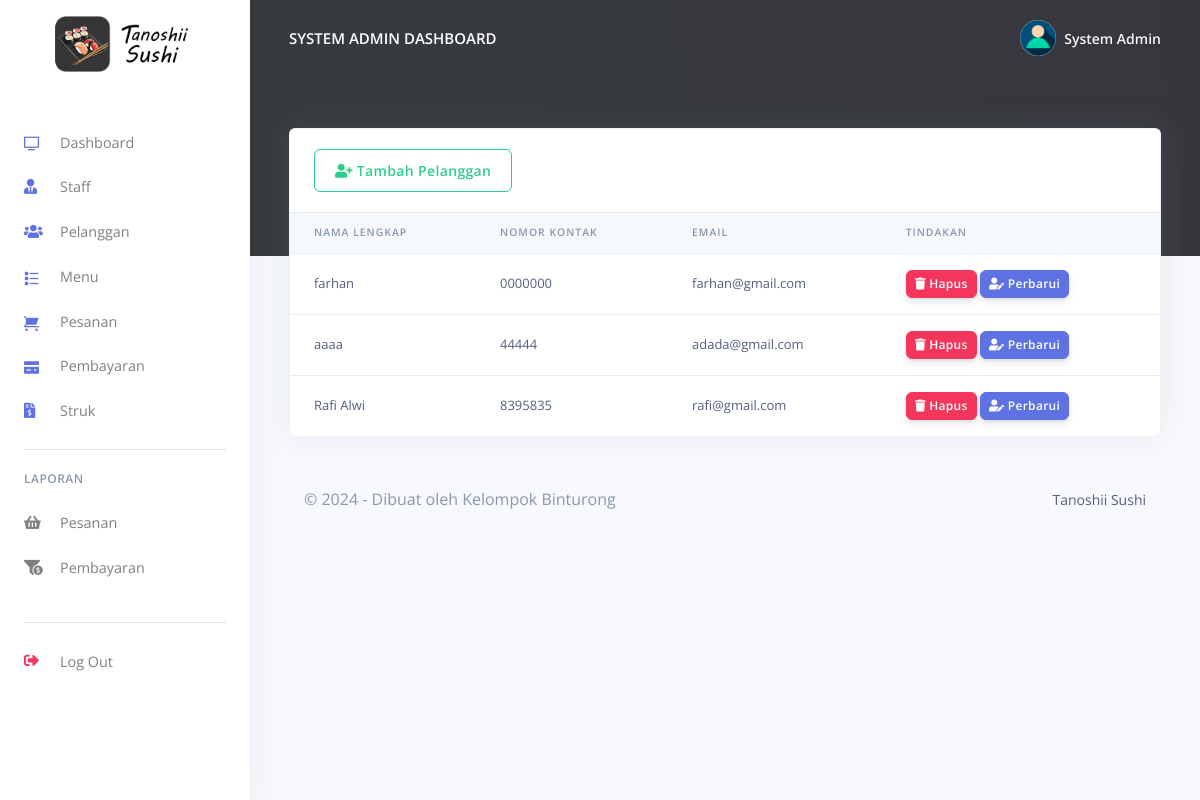
Screenshot of /Resto/admin/pelanggan.php (signed in) with the database file from the repository.
### tables this page shows
CREATE TABLE `pelanggan` (
  `id_pelanggan` varchar(200) NOT NULL,
  `nama_pelanggan` varchar(200) NOT NULL,
  `no_telp` varchar(200) NOT NULL,
  `email_pelanggan` varchar(200) NOT NULL,
  `password_pelanggan` varchar(200) NOT NULL,
  `created_at` timestamp(6) NOT NULL DEFAULT current_timestamp(6) ON UPDATE current_timestamp(6)
);

### Resto/admin/pelanggan.php (the view, shortened to what this page needs)
<?php
include('config/config.php');
require_once('partials/_head.php');
?>
<body>
  <?php
  require_once('partials/_sidebar.php');
  ?>
  <div class="main-content">
    <?php
    require_once('partials/_topnav.php');
    ?>
    <div class="container-fluid mt--8">
      <div class="row">
        <div class="col">
          <div class="card shadow">
            <div class="card-header border-0">
              <a href="tambah_pelanggan.php" class="btn btn-outline-success">
                <i class="fas fa-user-plus"></i>
                Tambah Pelanggan
              </a>
            </div>
            <div class="table-responsive">
              <table class="table align-items-center table-flush">
                <thead class="thead-light">
                  <tr>
                    <th scope="col">Nama Lengkap</th>
                    <th scope="col">Nomor Kontak</th>
                    <th scope="col">Email</th>
                    <th scope="col">Tindakan</th>
                  </tr>
                </thead>
                <tbody>
                  <?php
                  $ret = "SELECT * FROM  pelanggan  ORDER BY `pelanggan`.`created_at` DESC ";
                  $stmt = $mysqli->prepare($ret);
                  $stmt->execute();
                  $res = $stmt->get_result();
                  while ($cust = $res->fetch_object()) {
                  ?>
                    <tr>
                      <td><?php echo $cust->nama_pelanggan; ?></td>
                      <td><?php echo $cust->no_telp; ?></td>
                      <td><?php echo $cust->email_pelanggan; ?></td>
                      <td>
                        <a href="pelanggan.php?delete=<?php echo $cust->id_pelanggan; ?>">
                          <button class="btn btn-sm btn-danger">
                            <i class="fas fa-trash"></i>
                            Hapus
                          </button>
                        </a>
                        <a href="perbarui_pelanggan.php?update=<?php echo $cust->id_pelanggan; ?>">
                          <button class="btn btn-sm btn-primary">
                            <i class="fas fa-user-edit"></i>
                            Perbarui
                          </button>
                        </a>
                      </td>
                    </tr>
                  <?php } ?>
                </tbody>
              </table>
            </div>
          </div>
        </div>
      </div>
      <?php
      require_once('partials/_footer.php');
      ?>
    </div>
  </div>
</body>
</html>

### Resto/admin/partials/_sidebar.php (shortened to what this page needs)
<?php
$id_admin = $_SESSION['id_admin'];
$ret = "SELECT * FROM  admin  WHERE id_admin = '$id_admin'";
$stmt = $mysqli->prepare($ret);
$stmt->execute();
$res = $stmt->get_result();
while ($admin = $res->fetch_object()) {
?>
  <nav class="navbar navbar-vertical fixed-left navbar-expand-md navbar-light bg-white" id="sidenav-main">
    <div class="container-fluid">
      <a class="navbar-brand pt-0" href="dashboard.php">
        <img src="assets/img/brand/logo.png" class="navbar-brand-img" alt="...">
      </a>
      <div class="collapse navbar-collapse" id="sidenav-collapse-main">
        <ul class="navbar-nav">
          <li class="nav-item">
            <a class="nav-link" href="dashboard.php">
              <i class="ni ni-tv-2 text-primary"></i> Dashboard
            </a>
          </li>
          <li class="nav-item">
            <a class="nav-link" href="staff.php">
              <i class="fas fa-user-tie text-primary"></i> Staff
            </a>
          </li>
          <li class="nav-item">
            <a class="nav-link" href="pelanggan.php">
              <i class="fas fa-users text-primary"></i> Pelanggan
            </a>
          </li>
          <li class="nav-item">
            <a class="nav-link" href="menu.php">
              <i class="ni ni-bullet-list-67 text-primary"></i>Menu
            </a>
          </li>
          <li class="nav-item">
            <a class="nav-link" href="pesanan.php">
              <i class="ni ni-cart text-primary"></i> Pesanan
            </a>
          </li>
          <li class="nav-item">
            <a class="nav-link" href="pembayaran.php">
              <i class="ni ni-credit-card text-primary"></i> Pembayaran
            </a>
          </li>
          <li class="nav-item">
            <a class="nav-link" href="struk.php">
              <i class="fas fa-file-invoice-dollar text-primary"></i> Struk
            </a>
          </li>
        </ul>
        <hr class="my-3">
        <h6 class="navbar-heading text-muted">Laporan</h6>
        <ul class="navbar-nav mb-md-3">
          <li class="nav-item">
            <a class="nav-link" href="laporan_pesanan.php">
              <i class="fas fa-shopping-basket"></i> Pesanan
            </a>
          </li>
          <li class="nav-item">
            <a class="nav-link" href="laporan_pembayaran.php">
              <i class="fas fa-funnel-dollar"></i> Pembayaran
            </a>
          </li>
        </ul>
        <hr class="my-3">
        <ul class="navbar-nav mb-md-3">
          <li class="nav-item">
            <a class="nav-link" href="logout.php">
              <i class="fas fa-sign-out-alt text-danger"></i> Log Out
            </a>
          </li>
        </ul>
      </div>
    </div>
  </nav>
<?php } ?>

### Resto/admin/partials/_topnav.php (shortened to what this page needs)
<?php
$id_admin = $_SESSION['id_admin'];
$ret = "SELECT * FROM  admin  WHERE id_admin = '$id_admin'";
$stmt = $mysqli->prepare($ret);
$stmt->execute();
$res = $stmt->get_result();
while ($admin = $res->fetch_object()) {
?>
    <nav class="navbar navbar-top navbar-expand-md navbar-dark" id="navbar-main">
        <div class="container-fluid">
            <a class="h4 mb-0 text-white text-uppercase d-none d-lg-inline-block" href="dashboard.php"><?php echo $admin->nama_admin; ?> Dashboard</a>
            <ul class="navbar-nav align-items-center d-none d-md-flex">
                <li class="nav-item dropdown">
                    <a class="nav-link pr-0" href="#" role="button" data-toggle="dropdown" aria-haspopup="true" aria-expanded="false">
                        <div class="media align-items-center">
                            <span class="avatar avatar-sm rounded-circle">
                                <img alt="Image placeholder" src="assets/img/theme/user-a-min.png">
                            </span>
                            <div class="media-body ml-2 d-none d-lg-block">
                                <span class="mb-0 text-sm  font-weight-bold"><?php echo $admin->nama_admin; ?></span>
                            </div>
                        </div>
                    </a>
                </li>
            </ul>
        </div>
    </nav>
<?php } ?>

### rows the page displays
pelanggan: nama_pelanggan "farhan", no_telp "0000000", email_pelanggan "farhan@gmail.com"
pelanggan: nama_pelanggan "aaaa", no_telp "44444", email_pelanggan "adada@gmail.com"
pelanggan: nama_pelanggan "Rafi Alwi", no_telp "8395835", email_pelanggan "rafi@gmail.com"

### other values shown
$admin->nama_admin "SYSTEM ADMIN"
$admin->nama_admin "System Admin"
